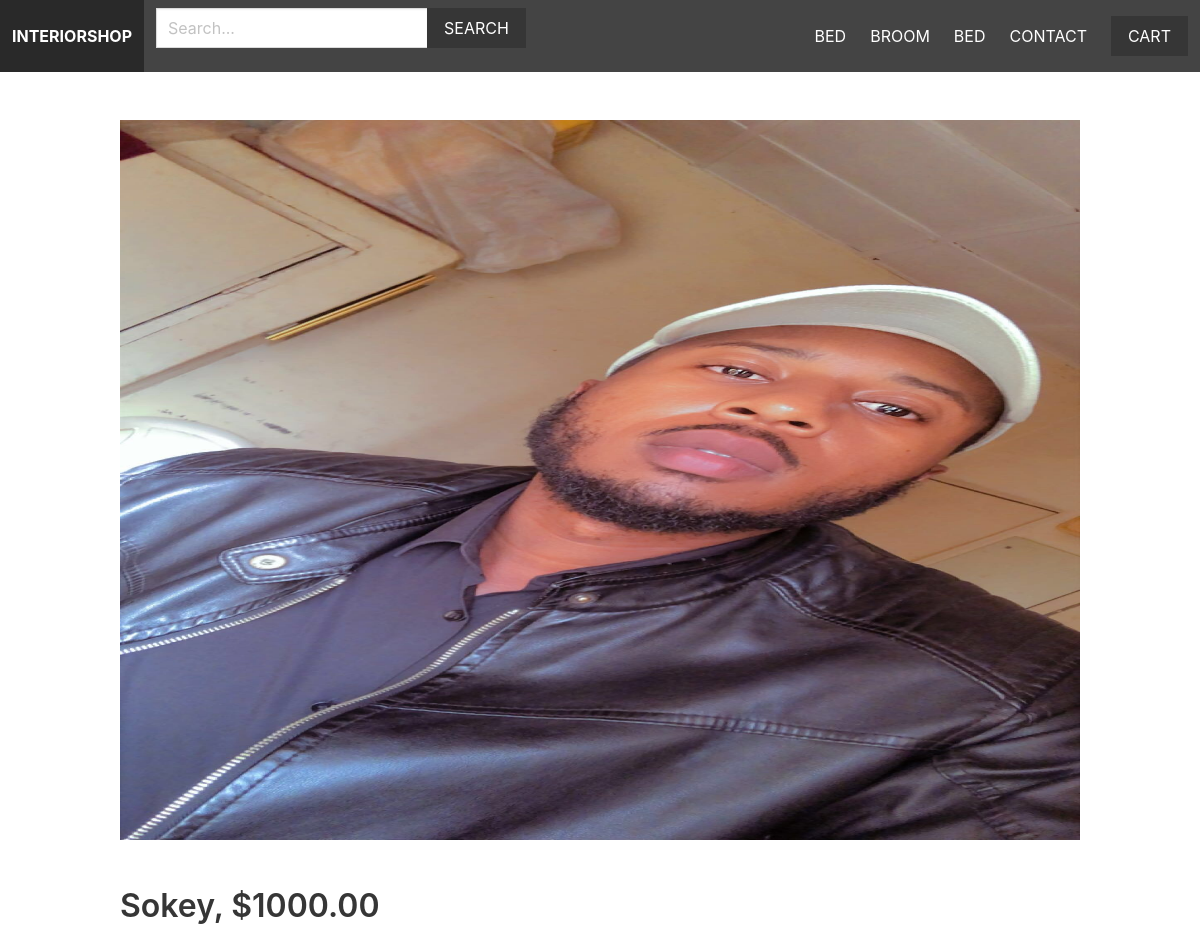
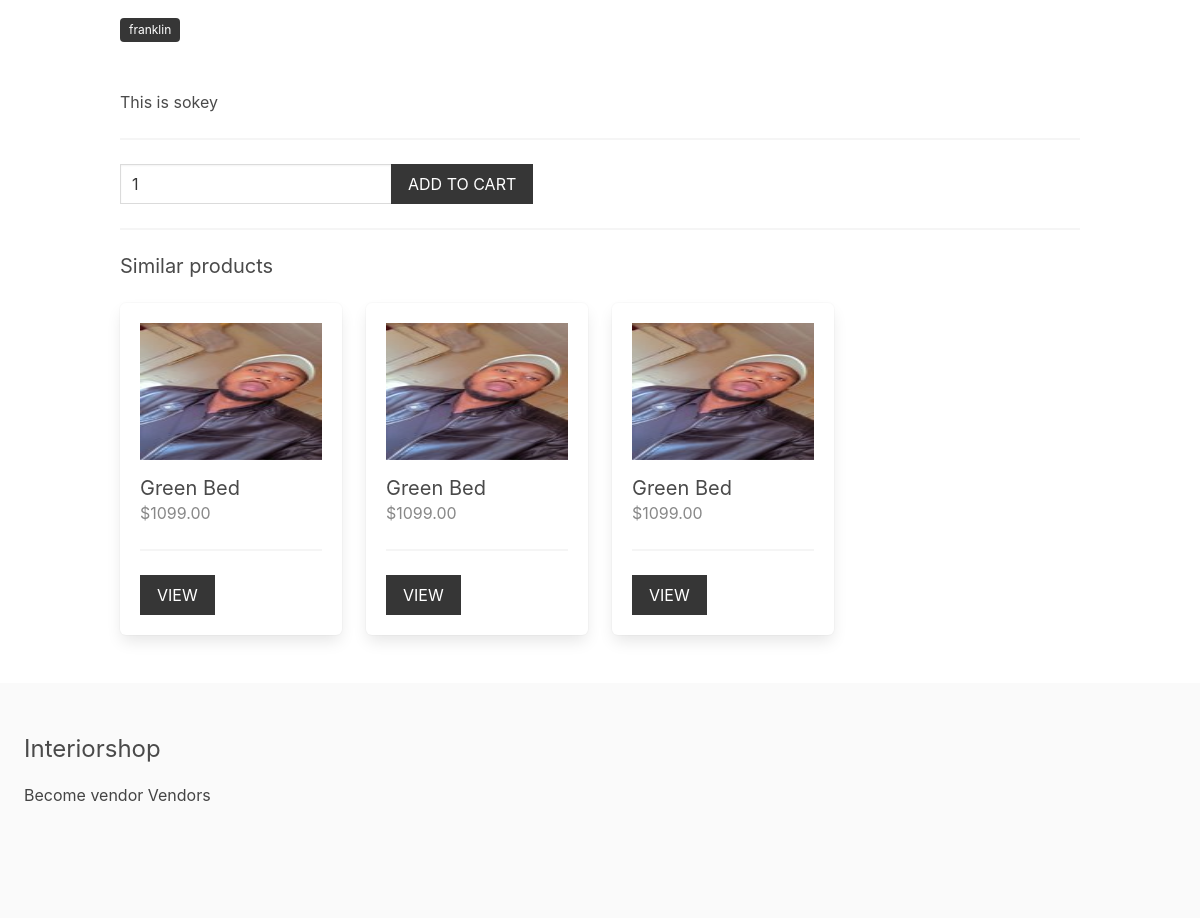
/Bed/sokey/, run on the app's committed database (2 pictures, top to bottom).
### apps/product/models.py (models this page shows, shortened)
class Category(models.Model):
    title = models.CharField(max_length=255)
    slug = models.SlugField(max_length=255)
    ordering = models.IntegerField(default=0)
    class Meta:
        ordering = ['ordering']

class Product(models.Model):
    category = models.ForeignKey(Category, related_name='products', on_delete=models.CASCADE)
    vendor = models.ForeignKey(Vendor, related_name='products', on_delete=models.CASCADE)
    title = models.CharField(max_length=255)
    slug = models.SlugField(max_length=255)
    description = models.TextField(blank=True, null=True)
    price = models.DecimalField(max_digits=6, decimal_places=2)
    date_added = models.DateTimeField(auto_now_add=True)
    image = models.ImageField(upload_to='uploads/', blank=True, null=True)
    thumbnail = models.ImageField(upload_to='uploads/', blank=True, null=True)
    class Meta:
        ordering = ['-date_added']
    def get_thumbnail(self):
        if self.thumbnail:
            return self.thumbnail.url

### apps/vendor/models.py (models this page shows, shortened)
class Vendor(models.Model):
    name = models.CharField(max_length=255)
    created_at = models.DateTimeField(auto_now_add=True)
    created_by = models.OneToOneField(User, related_name='vendor', on_delete=models.CASCADE)
    class Meta:
        ordering = ['name']

### apps/product/views.py (the view)
# urls.py: path('<slug:category_slug>/<slug:product_slug>/', views.product, name='product'),
def product(request, category_slug, product_slug):
    cart = Cart(request)
    product = get_object_or_404(Product, category__slug=category_slug, slug=product_slug)
    if request.method == 'POST':
        form = AddToCartForm(request.POST)
        if form.is_valid():
            quantity = form.cleaned_data['quantity']
            cart.add(product_id=product.id, quantity=quantity, update_quantity=False)
            messages.success(request, 'The product was added to the cart')
            return redirect('product', category_slug=category_slug, product_slug=product_slug)
    else:
        form = AddToCartForm()
    similar_products = list(product.category.products.exclude(id=product.id))
    if len(similar_products) >= 4:
        similar_products = random.sample(similar_products, 4)
    return render(request, 'product/product.html', {'form':form, 'product': product, 'similar_products': similar_products})

### apps/product/forms.py
class AddToCartForm(forms.Form):
    quantity = forms.IntegerField()

### apps/cart/cart.py (called while the page is built)
    def __len__(self):
        return sum(item['quantity'] for item in self.cart.values())

### apps/cart/context_processors.py (called while the page is built)
def cart(request):
    return {'cart': Cart(request)}

### apps/product/context_processors.py (called while the page is built)
def menu_categories(request):
    categories = Category.objects.all()
    return {'menu_categories': categories}

### apps/product/templates/product/product.html (shortened to what this page needs)
{% extends 'core/base.html' %}
{% block content %}
    {% if product.image %}
        <figure class="image is-4by3 mb-6">
            <img src="{{product.image.url}}">
        </figure>
    {% endif %}
    <h1 class="title">{{ product.title }}, ${{ product.price }}</h1>
    <p class="mb-6"><span class="tag is-dark">{{ product.vendor.name }}</span></p>
    <p>{{ product.description }}</p>
    <hr>
    <form method="post" action=".">
        <div class="field has-addons">
            <div class="control">
                <input type="number" name="quantity" value="1" class="input" min="1">
            </div>
            <div class="control">
                <button class="button is-dark is-uppercase">Add to cart</button>
            </div>
        </div>
    </form>
    {% if similar_products %}
        <hr>
        <div class="columns is-multiline">
            <div class="column is-12">
                <h2 class="subtitle">Similar products</h2>
            </div>
            {% for product in similar_products %}
                {% include 'product/parts/list_item.html' %}
            {% endfor %}
        </div>
    {% endif %}
{% endblock %}

### apps/core/templates/core/base.html (shortened to what this page needs)
{% load static %}
<html lang="en">
  <head>
    <link
      rel="stylesheet"
      href="https://cdn.jsdelivr.net/npm/bulma@0.9.4/css/bulma.min.css"
    />
    <link rel="stylesheet" href="{% static 'styles/main.css' %}" />
  </head>
  <body>
    <nav class="navbar is-dark">
      <div class="navbar-brand">
        <a href="/" class="navbar-item"><strong>Interiorshop</strong></a>
      </div>
      <div class="navbar-menu" id="main-navbar">
          <div class="navbar-start">
            <div class="navbar-item">
                <form method="get" action="{% url 'search' %}">
                    <div class="field has-addons">
                        <div class="control">
                            <input type="text" class="input" placeholder="Search..." name="query">
                        </div>
                        <div class="control">
                            <button class="button is-dark is-uppercase">Search</button>
                        </div>
                    </div>
                </form>
            </div>
        </div>
        <div class="navbar-end">
          {% for category in menu_categories %}
              <a href="{% url 'category' category.slug %}" class="navbar-item">{{ category.title }}</a>
          {% endfor %}
          <a href="{% url 'contact' %}" class="navbar-item">Contact</a>
          <div class="navbar-item">
            <a href="{% url 'cart' %}" class="button is-dark">Cart{% if cart %} ({{ cart|length }}){% endif %}</a>
          </div>
        </div>
      </div>
    </nav>
    <section class="section">
      <div class="container">{% block content %} {% endblock %}</div>
    </section>
    <footer class="footer">
      <h3 class="is-size-4 mb-4">Interiorshop</h3>
      {% if request.user.is_authenticated %}
      <a href="{% url 'vendor_admin' %}">Vendor admin</a>
      {% else %}
      <a href="{% url 'become_vendor' %}">Become vendor</a>
      {% endif %}
      <a href="{% url 'vendors' %}">Vendors</a>
    </footer>
  </body>
</html>

### apps/product/templates/product/parts/list_item.html
<div class="column is-3 product-list-item">
    <div class="box">
        <figure class="image is-4by3 mb-4">
            <img src="{{ product.get_thumbnail }}">
        </figure>
        <h2 class="subtitle">{{ product.title }}</h2>
        <h3 class="price is-size-6 mb-5">${{ product.price }}</h3>
        <hr>
        <a href="{% url 'product' product.category.slug product.slug %}" class="button is-dark is-uppercase">View</a>
    </div>
</div>

### static/styles/main.css (style rules this page uses)
.navbar { text-transform: uppercase; }
.navbar.is-dark { background: #444; }
.footer a { margin-bottom: 15px; display: inline-block; color: #444; }
.input, .button { border-radius: 0; }
.product-list-item .box .subtitle { margin-bottom: 0; }
.product-list-item .box .price { color: #888; }

### data on the page
Category: title "BED"
Category: title "BROOM"
Category: title "BED"
Product: image (picture), title "Sokey", price "1000.00", vendor.name "franklin", description "This is sokey"
Product: get_thumbnail (picture), title "Green Bed", price "1099.00"
Product: get_thumbnail (picture), title "Green Bed", price "1099.00"
Product: get_thumbnail (picture), title "Green Bed", price "1099.00"
